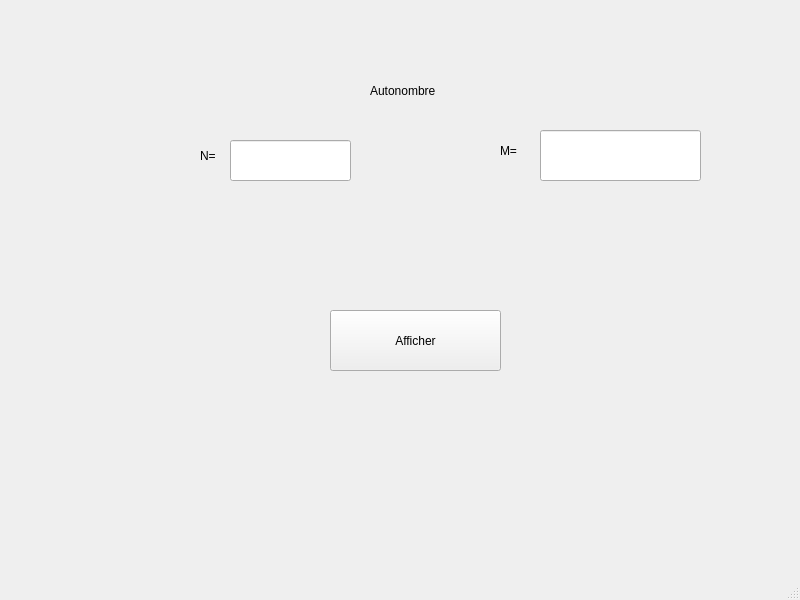
<?xml version="1.0" encoding="UTF-8"?>
<ui version="4.0">
 <class>MainWindow</class>
 <widget class="QMainWindow" name="MainWindow">
  <property name="geometry">
   <rect>
    <x>0</x>
    <y>0</y>
    <width>800</width>
    <height>600</height>
   </rect>
  </property>
  <property name="windowTitle">
   <string>MainWindow</string>
  </property>
  <widget class="QWidget" name="centralwidget">
   <widget class="QLabel" name="label">
    <property name="geometry">
     <rect>
      <x>370</x>
      <y>50</y>
      <width>191</width>
      <height>81</height>
     </rect>
    </property>
    <property name="text">
     <string>Autonombre</string>
    </property>
   </widget>
   <widget class="QPushButton" name="Afficher">
    <property name="geometry">
     <rect>
      <x>330</x>
      <y>310</y>
      <width>171</width>
      <height>61</height>
     </rect>
    </property>
    <property name="text">
     <string>Afficher</string>
    </property>
   </widget>
   <widget class="QLineEdit" name="vn">
    <property name="geometry">
     <rect>
      <x>230</x>
      <y>140</y>
      <width>121</width>
      <height>41</height>
     </rect>
    </property>
   </widget>
   <widget class="QLineEdit" name="vm">
    <property name="geometry">
     <rect>
      <x>540</x>
      <y>130</y>
      <width>161</width>
      <height>51</height>
     </rect>
    </property>
   </widget>
   <widget class="QLabel" name="lab2">
    <property name="geometry">
     <rect>
      <x>500</x>
      <y>120</y>
      <width>101</width>
      <height>61</height>
     </rect>
    </property>
    <property name="text">
     <string>M=</string>
    </property>
   </widget>
   <widget class="QLabel" name="lab1">
    <property name="geometry">
     <rect>
      <x>200</x>
      <y>130</y>
      <width>131</width>
      <height>51</height>
     </rect>
    </property>
    <property name="text">
     <string>N=</string>
    </property>
   </widget>
   <widget class="QLabel" name="res">
    <property name="geometry">
     <rect>
      <x>70</x>
      <y>460</y>
      <width>671</width>
      <height>91</height>
     </rect>
    </property>
    <property name="text">
     <string/>
    </property>
   </widget>
  </widget>
  <widget class="QMenuBar" name="menubar">
   <property name="geometry">
    <rect>
     <x>0</x>
     <y>0</y>
     <width>800</width>
     <height>26</height>
    </rect>
   </property>
  </widget>
  <widget class="QStatusBar" name="statusbar"/>
 </widget>
 <resources/>
 <connections/>
</ui>
